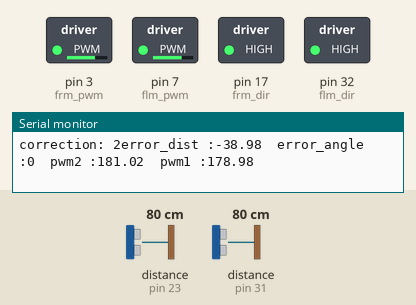
This sketch was run on a simulated Arduino Mega 2560, built with avr-gcc and run on an emulated ATmega2560. On the bench: switched loads named in the sketch (green lamp = pin HIGH), the last lines printed to the serial monitor. Wiring (inferred from the names in the program): 2 × ultrasonic range finder: trigger pin 22, echo pin 23 / trigger pin 29, echo pin 31. Inputs (shaded band) come from the test bench; at power-on: distance to the obstacle (sensors on pin 23, pin 31) 80 cm. The echo pulse lasts 58.3 µs per cm; pins used as bus, display or sensor lines are not drawn.

Above: at 1.2 s.
1.3 s: distance to the obstacle (sensor on pin 23) set to 2 cm
At 1.9 s:
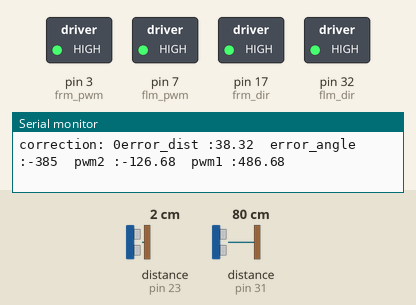
2.8 s: distance to the obstacle (sensor on pin 31) set to 2 cm
At 3.8 s:
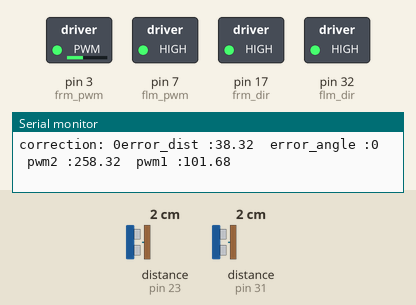
4.3 s: distance to the obstacle (sensor on pin 31) set to 18 cm
At 5.2 s:
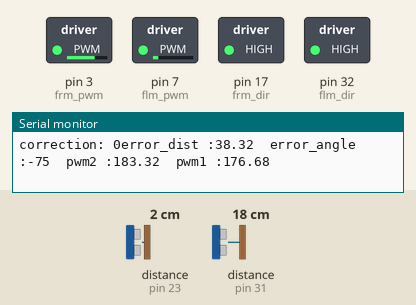
5.8 s: distance to the obstacle (sensor on pin 23) set to 13 cm
At 6.4 s:
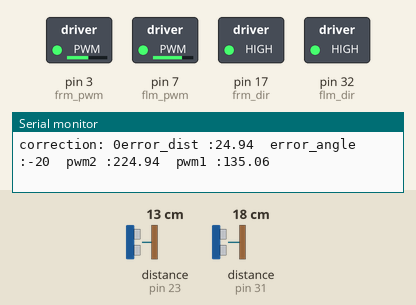
8.8 s: distance to the obstacle (sensor on pin 23) set to 16 cm
At 10.0 s:
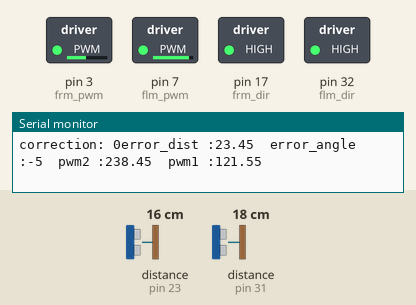
10.3 s: distance to the obstacle (sensor on pin 31) set to 4 cm
At 11.7 s:
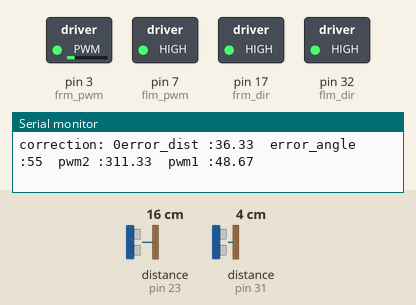
Timing chart, 0 to 12.8 s (numbered marks = the images above; inputs shaded):
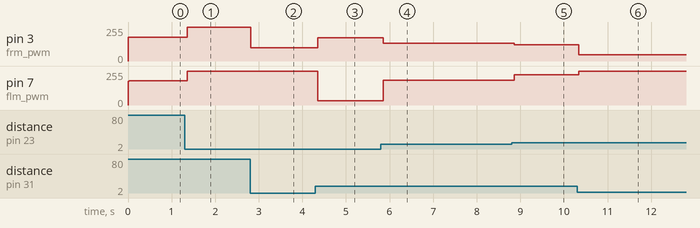

The sketch:

wall_following_main.ino
```cpp
//pid Tuned for DIC

#define kp 5.00
#define ki 0.00
#define kd 5.00
#define k_dist 2.0

#define dist_to_wall 40.0
#define error 2.5
#define weight 0.5
#define angle_thresh -1.5

float inter_distance = dist_to_wall ;
int region=1;
int dist1,dist2;


volatile float sensor_val[2];
float error_angle = 0;
float error_dist = 0;
float total_error = 0;
int angle_prev,angle_current;


float DISTANCE_PER_SENSORVALUE=.017;
int MAX_SENSOR_READING=4000;
int LARGE_SENSOR_READING=15000;
int CONSTANT_DIST=40;
int THRESH_DIST=5;
int THRESH_VALUE=10;
int MAX_CORREC=15;
int THRESH_ANGLE=1;
int speed_avg=140;
int calibration=80;
bool dir_left=HIGH;
bool dir_right=HIGH;


//#define pwm1 8
//#define dir1 9                         //for Right Motor
//#define dir2 10
//
//#define dir3 12                                    //for Left Motor
//#define dir4 11                                    //for motor driver with 2 dir pins
//#define pwm2 13

#define flm_dir 32      //Digital
#define flm_en 14     //Digital
#define flm_pwm 7   //PWM
//Front Right Motor
#define frm_dir 17
#define frm_en 16
#define frm_pwm 3

//side,left back sensor 1
#define trigPin1 22
#define echoPin1 23
//side,left sensor 2
#define trigPin2 29
#define echoPin2 31


float Read_Sensor1(){
float sensor_value, dist ;
digitalWrite(trigPin1,HIGH);
delayMicroseconds(10);
digitalWrite(trigPin1,LOW);
sensor_value=pulseIn(echoPin1,HIGH);
if (sensor_value==0.0||sensor_value>=LARGE_SENSOR_READING){
    sensor_value=MAX_SENSOR_READING;
  }
  dist=sensor_value*DISTANCE_PER_SENSORVALUE;
//  Serial.print("sensor1 = ");
//  Serial.print(dist);
//  Serial.print("\t");
  return dist;
}

float Read_Sensor2(){
float sensor_value, dist ;
digitalWrite(trigPin2,HIGH);
delayMicroseconds(10);Serial.print("correction: ");
//         Serial.println(error_angle);
digitalWrite(trigPin2,LOW);
sensor_value=pulseIn(echoPin2,HIGH);
if (sensor_value==0.0||sensor_value>=LARGE_SENSOR_READING){
    sensor_value=MAX_SENSOR_READING;
  }
  dist=sensor_value*DISTANCE_PER_SENSORVALUE;
// Serial.print("sensor2 = ");
// Serial.print(dist);
// Serial.print("\t");
 return dist;
}

float Dist_From_Wall(float val1, float val2){
    if(min(val1, val2) < max(val1 , val2) * 0.5 )
      return min(val1 , val2);
    return (val1 + val2)/2;
  }


int Check_Region(float val1, float val2){
  int dist = Dist_From_Wall(val1 , val2);
  if(abs(dist-CONSTANT_DIST)>THRESH_DIST){
    if(dist>CONSTANT_DIST){
       return 2;
    }
    else{
      return 0;
    }
  }
  else
     return 1;

}


int Pid_Angle(float val1,float val2)
{
  angle_prev = angle_current;
  angle_current = val1-val2;
  total_error += (angle_current - angle_prev);
  if(angle_current == 0)
    return (0);
  else
         error_angle = kp * angle_current + ki * total_error + kd * (angle_current - angle_prev);
//         Serial.print("correction: ");
//         Serial.println(error_angle);
         return(error_angle);
  }

float pid_dist(){
  float error_dist = k_dist * ((weight-1) *( Dist_From_Wall(sensor_val[0],sensor_val[1]) - CONSTANT_DIST ));

  return(error_dist);
}

// int Check_Region(float val1, float val2){
//  int dist =Dist_From_Wall(val1 , val2);
//  if(dist < inter_distance -THRESH_DIST)
//    return 0;
//  if(dist > inter_distance +THRESH_DIST)
//    return 2;
//  else return 1;
//}
//
void Inter_Distance(){
    sensor_val[0] = Read_Sensor1();
    sensor_val[1] = Read_Sensor2();
//    inter_distance = weight * Dist_From_Wall(sensor_val[0],sensor_val[1]) + (1-weight) * dist_to_wall;
////    Serial.print("inter_distance :");
//Serial.println("");
}

void setup(){

  Serial.begin(9600);

  pinMode(flm_pwm,OUTPUT);
  pinMode(flm_dir,OUTPUT);
  pinMode(flm_pwm,OUTPUT);
  pinMode(frm_pwm,OUTPUT);
  pinMode(frm_dir,OUTPUT);
  pinMode(frm_pwm,OUTPUT);

  pinMode(trigPin2,OUTPUT);
  pinMode(echoPin2,INPUT);
  pinMode(trigPin1,OUTPUT);
  pinMode(echoPin1,INPUT);


  digitalWrite(flm_dir,dir_left);
  digitalWrite(flm_en,LOW);
  digitalWrite(frm_dir,dir_right);
  digitalWrite(frm_en,LOW);
}

void loop()
{

Inter_Distance();
angle_prev = angle_current;
angle_current= sensor_val[1] - sensor_val[0];
region=Check_Region(sensor_val[0], sensor_val[1]);
Serial.print(region);
if(region==0 or region==2){

  analogWrite(flm_pwm, (speed_avg +calibration) + Pid_Angle(sensor_val[0],sensor_val[1]) + pid_dist());
  analogWrite(frm_pwm, speed_avg- Pid_Angle(sensor_val[0],sensor_val[1]) - pid_dist());
  Serial.print("error_dist :");
  Serial.print(pid_dist());
  Serial.print("\t");
    Serial.print("error_angle :");
  Serial.print(Pid_Angle(sensor_val[0],sensor_val[1]));
  Serial.print("\t");
  Serial.print("pwm2 :");
  Serial.print((speed_avg +calibration) + Pid_Angle(sensor_val[0],sensor_val[1]) + pid_dist());
  Serial.print("\t");
   Serial.print("pwm1 :");
  Serial.print(speed_avg- Pid_Angle(sensor_val[0],sensor_val[1]) - pid_dist());
  Serial.println("\t");
}
else{
  if(abs(angle_current)>THRESH_ANGLE){
    analogWrite(flm_pwm, (speed_avg +calibration) + Pid_Angle(sensor_val[0],sensor_val[1]));
    analogWrite(frm_pwm, speed_avg - Pid_Angle(sensor_val[0],sensor_val[1]));
      Serial.print("pwm2 :");
  Serial.print((speed_avg +calibration) + Pid_Angle(sensor_val[0],sensor_val[1]));
  Serial.print("\t");
   Serial.print("pwm1 :");
  Serial.print(speed_avg- Pid_Angle(sensor_val[0],sensor_val[1]));
  Serial.println("\t");
    }
  else{
    analogWrite(flm_pwm, (speed_avg +calibration));
    analogWrite(frm_pwm, speed_avg);
      Serial.print("pwm2 :");
  Serial.print((speed_avg +calibration) );
  Serial.print("\t");
   Serial.print("pwm1 :");
  Serial.print(speed_avg);
  Serial.println("\t");
}
}


}
```

Measured:
- after the input at 1.3 s, pin 3 (frm_pwm): 178/255 → 255/255 after 0.06 s; pin 7 (flm_pwm): 181/255 → 255/255 after 0.06 s
- after the input at 2.8 s, pin 3 (frm_pwm): 255/255 → 101/255 at once
- after the input at 4.3 s, pin 3 (frm_pwm): 101/255 → 176/255 after 0.06 s; pin 7 (flm_pwm): 255/255 → 33/255 after 0.06 s
- after the input at 5.8 s, pin 3 (frm_pwm): 176/255 → 135/255 after 0.06 s; pin 7 (flm_pwm): 33/255 → 184/255 after 0.06 s
- after the input at 8.8 s, pin 3 (frm_pwm): 135/255 → 121/255 after 0.06 s; pin 7 (flm_pwm): 184/255 → 228/255 after 0.06 s
- after the input at 10.3 s, pin 3 (frm_pwm): 121/255 → 48/255 at once; pin 7 (flm_pwm): 228/255 → 255/255 at once
